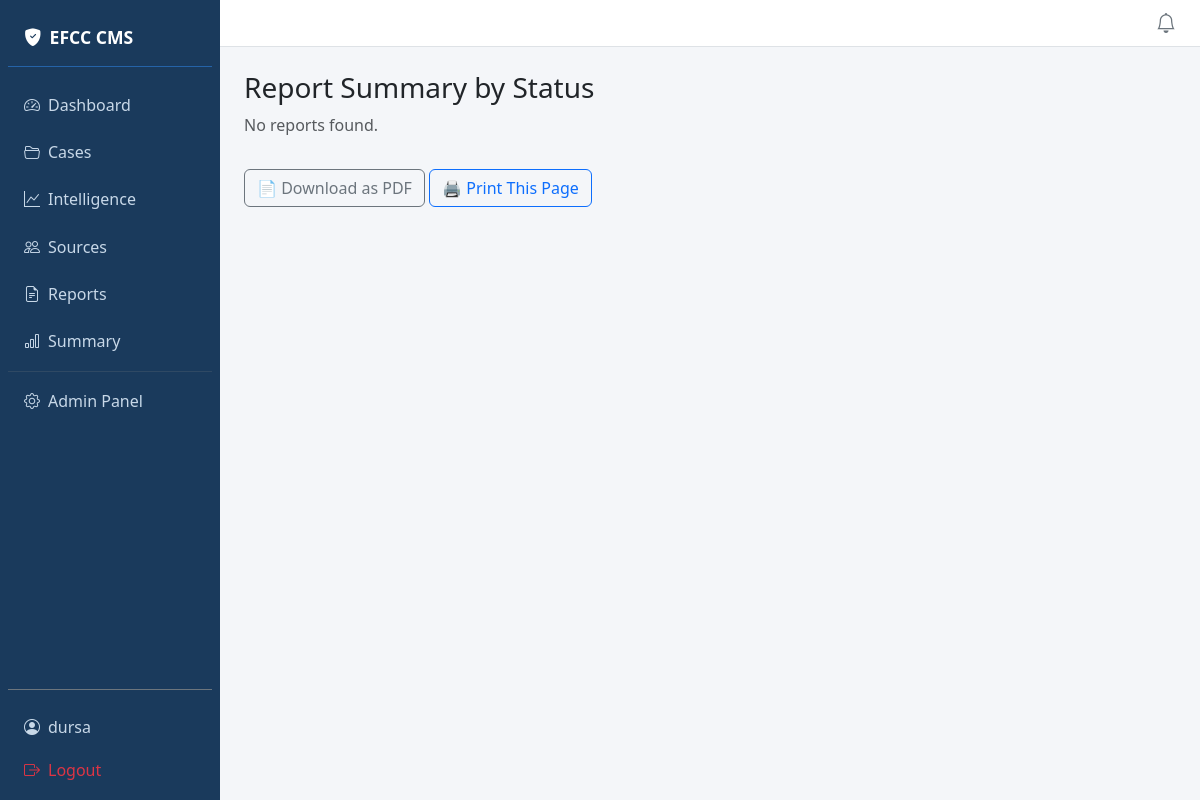
The page /intel/summary/ (signed in) on the database as committed earlier.
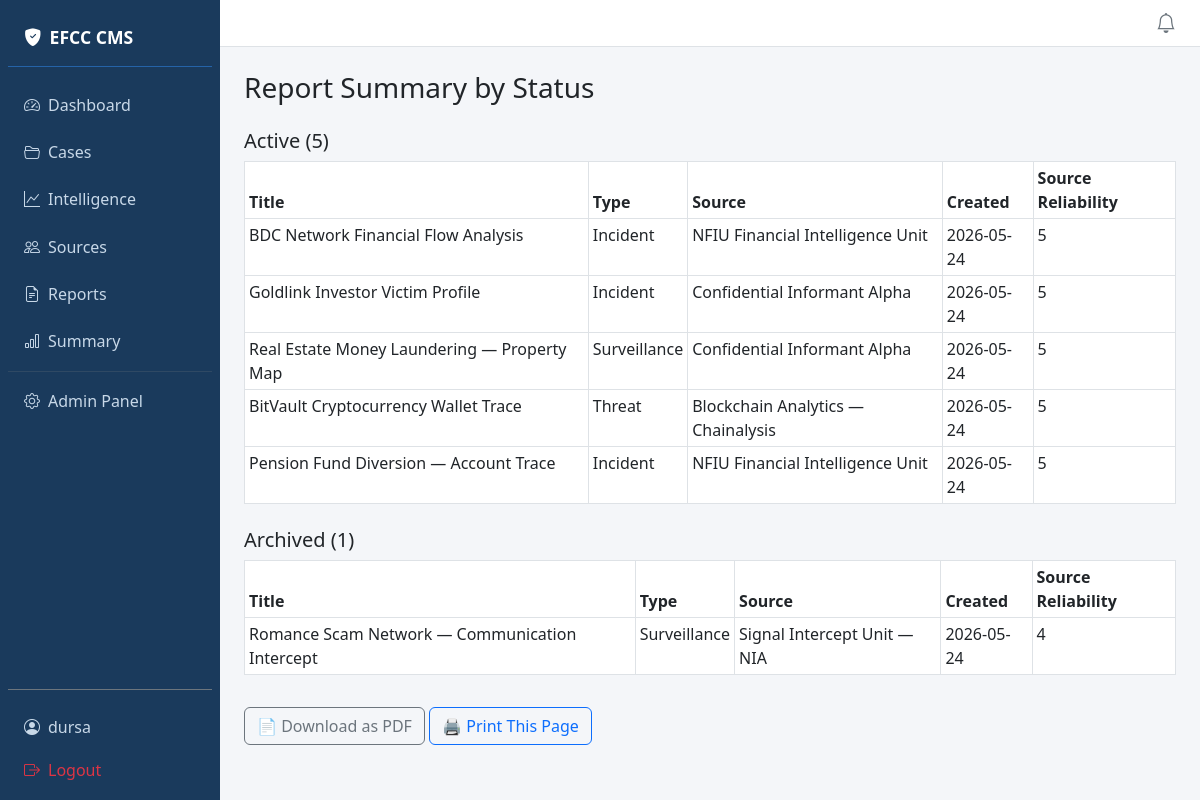
The same page on the database as committed later.
### intel/models.py (models this page shows, shortened)
class IntelReport(models.Model):
    REPORT_TYPE_CHOICES = [
        ('Incident', 'Incident'),
        ('Threat', 'Threat'),
        ('Surveillance', 'Surveillance'),
        ('Other', 'Other'),
    ]
    STATUS_CHOICES = [
        ('draft', 'Draft'),
        ('active', 'Active'),
        ('archived', 'Archived'),
    ]
    case = models.ForeignKey(Case, on_delete=models.CASCADE, related_name='intel_reports')
    title = models.CharField(max_length=255)
    content = models.TextField()
    report_type = models.CharField(max_length=20, choices=REPORT_TYPE_CHOICES, default='Incident')
    status = models.CharField(max_length=20, choices=STATUS_CHOICES, default='active')
    source = models.ForeignKey(IntelligenceSource, on_delete=models.SET_NULL, null=True, blank=True)
    created_by = models.ForeignKey(User, on_delete=models.SET_NULL, null=True)
    created_at = models.DateTimeField(auto_now_add=True)
    tags = TaggableManager()
    latitude = models.FloatField(null=True, blank=True)
    longitude = models.FloatField(null=True, blank=True)

class IntelligenceSource(models.Model):
    SOURCE_TYPES = [
        ('human', 'Human Intelligence'),
        ('signal', 'Signal Intelligence'),
        ('open', 'Open Source'),
        ('cyber', 'Cyber Intelligence'),
    ]
    name = models.CharField(max_length=255)
    source_type = models.CharField(max_length=20, choices=SOURCE_TYPES)
    contact_info = models.TextField(blank=True)
    reliability_score = models.IntegerField(default=3)  # 1–5
    notes = models.TextField(blank=True)
    added_by = models.ForeignKey(User, on_delete=models.SET_NULL, null=True)
    created_at = models.DateTimeField(auto_now_add=True)
    tags = TaggableManager()

### intel/views.py (the view)
# urls.py: path('summary/', views.report_summary, name='report_summary'),
@login_required
def report_summary(request):
    statuses = IntelReport.objects.values('status').annotate(total=Count('id')).order_by('status')
    reports_by_status = {
        status['status']: IntelReport.objects.filter(status=status['status']) for status in statuses
    }
    return render(request, 'intel/report_summary.html', {
        'statuses': statuses,
        'reports_by_status': reports_by_status,
    })

### templates/intel/report_summary.html (shortened to what this page needs)
{% extends 'base.html' %}
{% load humanize %}
{% block content %}
<h3>Report Summary by Status</h3>
{% for status, reports in reports_by_status.items %}
  <h5 class="mt-4">{{ status|title }} ({{ reports.count }})</h5>
  <table class="table table-bordered table-sm">
    <thead>
      <tr>
        <th>Title</th>
        <th>Type</th>
        <th>Source</th>
        <th>Created</th>
        <th>Source Reliability</th>
      </tr>
    </thead>
    <tbody>
      {% for report in reports %}
        <tr>
          <td>{{ report.title }}</td>
          <td>{{ report.get_report_type_display }}</td>
          <td>{{ report.source.name|default:"—" }}</td>
          <td>{{ report.created_at|date:"Y-m-d" }}</td>
          <td>{{ report.source.reliability_score|default:"—" }}</td>
        </tr>
      {% empty %}
        <tr><td colspan="5" class="text-muted">No reports.</td></tr>
      {% endfor %}
    </tbody>
  </table>
{% empty %}
  <p class="text-muted">No reports found.</p>
{% endfor %}
<a class="btn btn-outline-secondary mt-3" href="{% url 'download_report_pdf' %}">📄 Download as PDF</a>
<button class="btn btn-outline-primary mt-3" onclick="window.print()">🖨️ Print This Page</button>
{% endblock %}

Rows that differ between the two databases and show on the page:
added IntelReport: title "BDC Network Financial Flow Analysis", report_type "Incident", source.name "NFIU Financial Intelligence Unit", created_at "2026-05-24", source.reliability_score "5", shown under "Active"
added IntelReport: title "Goldlink Investor Victim Profile", report_type "Incident", source.name "Confidential Informant Alpha", created_at "2026-05-24", source.reliability_score "5", shown under "Active"
added IntelReport: title "Real Estate Money Laundering — Property Map", report_type "Surveillance", source.name "Confidential Informant Alpha", created_at "2026-05-24", source.reliability_score "5", shown under "Active"
added IntelReport: title "BitVault Cryptocurrency Wallet Trace", report_type "Threat", source.name "Blockchain Analytics — Chainalysis", created_at "2026-05-24", source.reliability_score "5", shown under "Active"
added IntelReport: title "Pension Fund Diversion — Account Trace", report_type "Incident", source.name "NFIU Financial Intelligence Unit", created_at "2026-05-24", source.reliability_score "5", shown under "Active"
added IntelReport: title "Romance Scam Network — Communication Intercept", report_type "Surveillance", source.name "Signal Intercept Unit — NIA", created_at "2026-05-24", source.reliability_score "4", shown under "Archived"
Other text that changed with them:
new list line: "Active ( 5 ) Title Type Source Created Source Reliability"
new list line: "Archived ( 1 ) Title Type Source Created Source Reliability"
text no longer shown: "No reports found."
